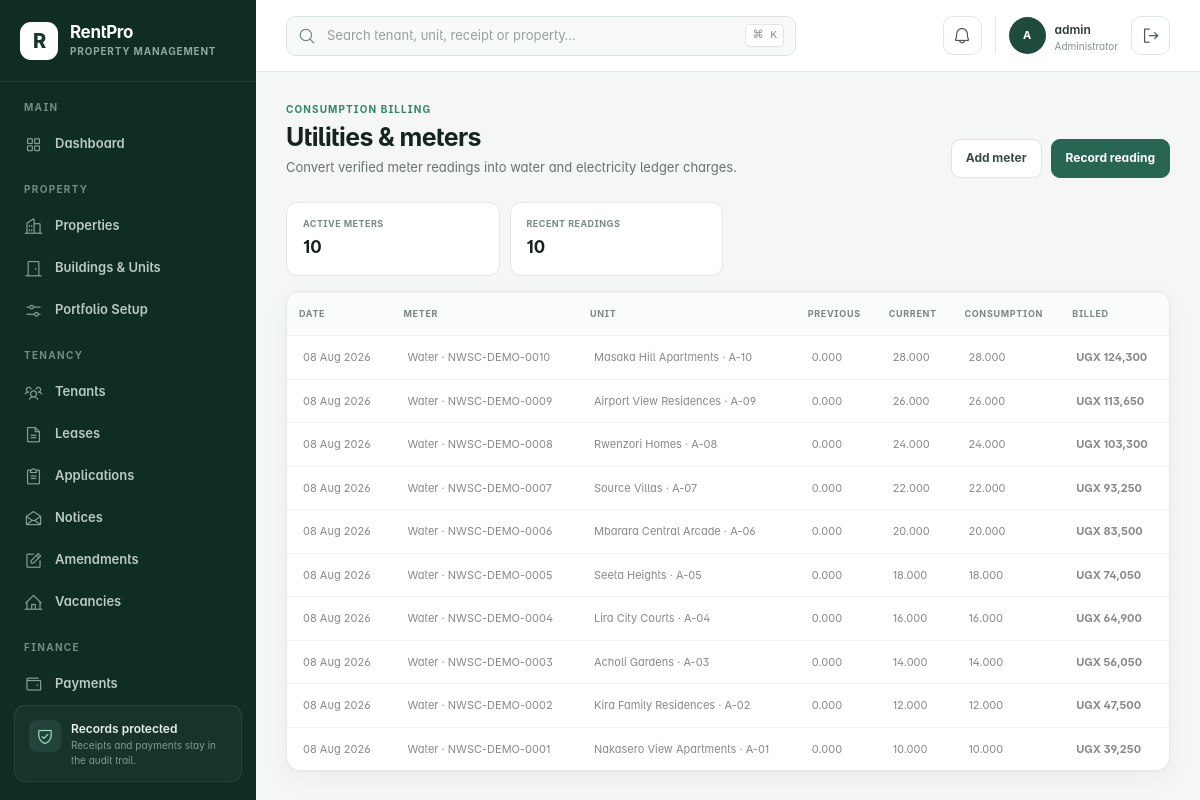
/utilities/ (signed in), run on the app's committed database.
### rentalapp/models.py (models this page shows, shortened)
class TimeStampedModel(models.Model):
    created_at = models.DateTimeField(default=timezone.now, editable=False)
    updated_at = models.DateTimeField(auto_now=True)
    class Meta:
        abstract = True

class UtilityReading(TimeStampedModel):
    meter = models.ForeignKey(UtilityMeter, on_delete=models.PROTECT, related_name="readings")
    reading_date = models.DateField(default=timezone.localdate)
    reading = models.DecimalField(max_digits=14, decimal_places=3)
    previous_reading = models.DecimalField(max_digits=14, decimal_places=3, default=0)
    consumption = models.DecimalField(max_digits=14, decimal_places=3, default=0)
    amount = models.DecimalField(max_digits=14, decimal_places=2, default=0)
    charge = models.OneToOneField(
        RentCharge,
        on_delete=models.PROTECT,
        related_name="utility_reading",
        null=True,
        blank=True,
    )
    recorded_by = models.ForeignKey(
        settings.AUTH_USER_MODEL,
        on_delete=models.PROTECT,
        related_name="recorded_utility_readings",
        null=True,
        blank=True,
    )
    notes = models.TextField(blank=True)
    class Meta:
        ordering = ("-reading_date", "-id")
        constraints = [
            models.UniqueConstraint(fields=("meter", "reading_date"), name="unique_meter_reading_date")
        ]

class UtilityMeter(TimeStampedModel):
    class UtilityType(models.TextChoices):
        WATER = "water", "Water"
        ELECTRICITY = "electricity", "Electricity"
        GAS = "gas", "Gas"
    unit = models.ForeignKey(Unit, on_delete=models.PROTECT, related_name="utility_meters")
    utility_type = models.CharField(max_length=20, choices=UtilityType.choices)
    meter_number = models.CharField(max_length=80)
    unit_rate = models.DecimalField(max_digits=14, decimal_places=4, default=0)
    standing_charge = models.DecimalField(max_digits=14, decimal_places=2, default=0)
    is_active = models.BooleanField(default=True)
    class Meta:
        ordering = ("unit", "utility_type")
        constraints = [
            models.UniqueConstraint(fields=("unit", "utility_type", "meter_number"), name="unique_unit_meter")
        ]
    def __str__(self):
        return f"{self.unit} · {self.get_utility_type_display()} {self.meter_number}"

class Unit(TimeStampedModel):
    class Status(models.TextChoices):
        AVAILABLE = "available", "Available"
        RESERVED = "reserved", "Reserved"
        APPLICATION_PENDING = "application_pending", "Application pending"
        OCCUPIED = "occupied", "Occupied"
        NOTICE_GIVEN = "notice_given", "Notice given"
        MAINTENANCE = "maintenance", "Under maintenance"
        BLOCKED = "blocked", "Blocked"
    TYPE_CHOICES = (
        ("studio", "Studio"),
        ("apartment", "Apartment"),
        ("house", "House"),
        ("shop", "Shop"),
        ("office", "Office"),
        ("other", "Other"),
    )
    property = models.ForeignKey(Property, on_delete=models.CASCADE, related_name="units")
    building = models.ForeignKey(
        Building,
        on_delete=models.SET_NULL,
        related_name="units",
        null=True,
        blank=True,
    )
    unit_number = models.CharField(max_length=20)
    floor = models.CharField(max_length=30, blank=True)
    unit_type = models.CharField(max_length=30, choices=TYPE_CHOICES, default="apartment")
    bedrooms = models.PositiveSmallIntegerField(default=1)
    bathrooms = models.PositiveSmallIntegerField(default=1)
    rent_amount = models.DecimalField(max_digits=14, decimal_places=2)
    service_charge = models.DecimalField(max_digits=14, decimal_places=2, default=0)
    status = models.CharField(max_length=30, choices=Status.choices, default=Status.AVAILABLE)
    notes = models.TextField(blank=True)
    class Meta:
        ordering = ("property__name", "unit_number")
        constraints = [
            models.UniqueConstraint(fields=("property", "unit_number"), name="unique_unit_per_property")
        ]
    def __str__(self):
        return f"{self.property} · {self.unit_number}"

class Property(TimeStampedModel):
    TYPE_CHOICES = (
        ("apartments", "Apartments"),
        ("commercial", "Commercial"),
        ("mixed_use", "Mixed use"),
        ("villas", "Villas"),
        ("other", "Other"),
    )
    STATUS_CHOICES = (("active", "Active"), ("inactive", "Inactive"))
    owner = models.ForeignKey(
        Landlord,
        on_delete=models.PROTECT,
        related_name="properties",
        null=True,
        blank=True,
    )
    name = models.CharField(max_length=100)
    code = models.CharField(max_length=20, unique=True, null=True, blank=True)
    address = models.TextField()
    district = models.CharField(max_length=80, blank=True)
    property_type = models.CharField(max_length=50, choices=TYPE_CHOICES, default="apartments")
    description = models.TextField(blank=True)
    total_units = models.PositiveIntegerField(default=0, help_text="Planned or declared unit count")
    status = models.CharField(max_length=20, choices=STATUS_CHOICES, default="active")
    class Meta:
        ordering = ("name",)
        verbose_name_plural = "properties"
    def __str__(self):
        return self.name

### rentalapp/views.py (the view, shortened to what this page needs)
# urls.py: path("utilities/", views.utility_list, name="utility_list"),
@login_and_roles_required(*OPERATIONS_ROLES)
def utility_list(request):
    meter_form = UtilityMeterForm(prefix="meter")
    reading_form = UtilityReadingForm(prefix="reading")
    return render(
        request,
        "operations/utilities.html",
        {
            "meters": UtilityMeter.objects.select_related("unit__property"),
            "readings": UtilityReading.objects.select_related("meter__unit__property", "charge")[:100],
            "meter_form": meter_form,
            "reading_form": reading_form,
        },
    )

### rentalapp/forms.py
class UtilityMeterForm(StyledModelForm):
    class Meta:
        model = UtilityMeter
        fields = ("unit", "utility_type", "meter_number", "unit_rate", "standing_charge", "is_active")

class UtilityReadingForm(StyledModelForm):
    class Meta:
        model = UtilityReading
        fields = ("meter", "reading_date", "reading", "notes")
        widgets = {"reading_date": forms.DateInput(attrs={"type": "date"})}
    def __init__(self, *args, **kwargs):
        super().__init__(*args, **kwargs)
        self.fields["meter"].queryset = UtilityMeter.objects.filter(is_active=True).select_related("unit__property")

### rentalapp/context_processors.py (called while the page is built)
def workspace_context(request):
    notifications = Notification.objects.filter(is_read=False)
    if request.user.is_authenticated:
        notifications = notifications.filter(Q(user=request.user) | Q(user__isnull=True))
    else:
        notifications = notifications.filter(user__isnull=True)
    role = get_user_role(request.user)
    if role == "tenant":
        home_url = reverse("tenant_portal")
    elif role == "landlord":
        home_url = reverse("landlord_portal")
    elif role in STAFF_ROLES:
        home_url = reverse("dashboard")
    else:
        home_url = reverse("home")
    return {
        "workspace_notifications": notifications[:5],
        "workspace_notification_count": notifications.count(),
        "workspace_role": role,
        "workspace_home_url": home_url,
    }

### rentalapp/permissions.py (called while the page is built)
def get_user_role(user):
    if not getattr(user, "is_authenticated", False):
        return None
    if user.is_superuser:
        return UserProfile.Role.ADMINISTRATOR
    profile = getattr(user, "rental_profile", None)
    if not profile or not profile.is_active:
        return UserProfile.Role.VIEWER
    return profile.role

def user_has_role(user, roles):
    return get_user_role(user) in roles

def login_and_roles_required(*roles, write_only=False):
    def decorator(view):
        @wraps(view)
        def wrapped(request, *args, **kwargs):
            if not request.user.is_authenticated:
                return redirect_to_login(request.get_full_path())
            should_check = not write_only or request.method not in ("GET", "HEAD", "OPTIONS")
            if roles and should_check and not user_has_role(request.user, roles):
                raise PermissionDenied("Your role does not allow this action.")
            return view(request, *args, **kwargs)
        return wrapped
    return decorator

### rentalapp/templates/operations/utilities.html (shortened to what this page needs)
{% extends 'base.html' %}{% load rental_tags %}
{% block content %}<header class="page-header"><div><span class="eyebrow">Consumption billing</span><h1>Utilities &amp; meters</h1><p>Convert verified meter readings into water and electricity ledger charges.</p></div><div class="page-actions"><button class="btn btn-light" data-bs-toggle="modal" data-bs-target="#newMeter">Add meter</button><button class="btn btn-primary" data-bs-toggle="modal" data-bs-target="#newReading">Record reading</button></div></header><div class="summary-strip"><div class="summary-item"><span>Active meters</span><strong>{{ meters.count }}</strong></div><div class="summary-item"><span>Recent readings</span><strong>{{ readings|length }}</strong></div></div><section class="data-card"><table class="table"><thead><tr><th>Date</th><th>Meter</th><th>Unit</th><th>Previous</th><th>Current</th><th>Consumption</th><th>Billed</th></tr></thead><tbody>{% for item in readings %}<tr><td>{{ item.reading_date|date:'d M Y' }}</td><td>{{ item.meter.get_utility_type_display }} · {{ item.meter.meter_number }}</td><td>{{ item.meter.unit }}</td><td>{{ item.previous_reading }}</td><td>{{ item.reading }}</td><td>{{ item.consumption }}</td><td class="money">{{ item.amount|ugx }}</td></tr>{% empty %}<tr><td colspan="7"><div class="empty-state">No readings recorded.</div></td></tr>{% endfor %}</tbody></table></section>{% endblock %}

### rentalapp/templates/base.html (shortened to what this page needs)
{% load static rental_tags %}
<!doctype html>
<html lang="en">
<head>
  <link rel="stylesheet" href="{% static 'assets/css/plugins/phosphor-icons.css' %}">
  <link rel="stylesheet" href="{% static 'assets/css/style.css' %}">
  <link rel="stylesheet" href="{% static 'assets/css/rentpro.css' %}">
</head>
<body>
  <div class="app-shell">
    <aside class="app-sidebar offcanvas-lg offcanvas-start" tabindex="-1" id="mainSidebar" aria-label="Primary navigation">
      <div class="sidebar-brand">
        <a href="{{ workspace_home_url }}" class="brand-mark" aria-label="RentPro home">R</a>
        <div><a href="{{ workspace_home_url }}" class="brand-name">RentPro</a><span>Property Management</span></div>
      </div>
      <nav class="sidebar-nav">
        {% if workspace_role == 'tenant' %}
        <div class="nav-group">
          <span class="nav-caption">Tenant portal</span>
          <a href="{% url 'tenant_portal' %}" class="nav-link active"><i class="ph ph-house-user"></i><span>My tenancy</span></a>
        </div>
        {% elif workspace_role == 'landlord' %}
        <div class="nav-group">
          <span class="nav-caption">Landlord portal</span>
          <a href="{% url 'landlord_portal' %}" class="nav-link active"><i class="ph ph-buildings"></i><span>My portfolio</span></a>
        </div>
        {% else %}
        <div class="nav-group">
          <span class="nav-caption">Main</span>
          <a href="{% url 'dashboard' %}" class="nav-link {% if request.resolver_match.url_name == 'dashboard' %}active{% endif %}"><i class="ph ph-squares-four"></i><span>Dashboard</span></a>
        </div>
        <div class="nav-group">
          <span class="nav-caption">Property</span>
          <a href="{% url 'property_list' %}" class="nav-link {% if 'property' in request.resolver_match.url_name %}active{% endif %}"><i class="ph ph-buildings"></i><span>Properties</span></a>
          <a href="{% url 'unit_list' %}" class="nav-link {% if 'unit' in request.resolver_match.url_name %}active{% endif %}"><i class="ph ph-door"></i><span>Buildings &amp; Units</span></a>
          <a href="{% url 'portfolio_setup' %}" class="nav-link {% if request.resolver_match.url_name == 'portfolio_setup' %}active{% endif %}"><i class="ph ph-sliders-horizontal"></i><span>Portfolio Setup</span></a>
        </div>
        <div class="nav-group">
          <span class="nav-caption">Tenancy</span>
          <a href="{% url 'tenant_list' %}" class="nav-link {% if 'tenant' in request.resolver_match.url_name %}active{% endif %}"><i class="ph ph-users-three"></i><span>Tenants</span></a>
          <a href="{% url 'lease_list' %}" class="nav-link {% if 'lease' in request.resolver_match.url_name %}active{% endif %}"><i class="ph ph-file-text"></i><span>Leases</span></a>
          <a href="{% url 'application_list' %}" class="nav-link {% if 'application' in request.resolver_match.url_name %}active{% endif %}"><i class="ph ph-clipboard-text"></i><span>Applications</span></a>
          <a href="{% url 'notice_list' %}" class="nav-link {% if request.resolver_match.url_name == 'notice_list' %}active{% endif %}"><i class="ph ph-envelope-open"></i><span>Notices</span></a>
          <a href="{% url 'amendment_list' %}" class="nav-link {% if 'amendment' in request.resolver_match.url_name %}active{% endif %}"><i class="ph ph-note-pencil"></i><span>Amendments</span></a>
          <a href="{% url 'unit_list' %}?status=available" class="nav-link"><i class="ph ph-house-line"></i><span>Vacancies</span></a>
        </div>
        <div class="nav-group">
          <span class="nav-caption">Finance</span>
          <a href="{% url 'payment_list' %}" class="nav-link "><i class="ph ph-wallet"></i><span>Payments</span></a>
        </div>
        {% endif %}
      </nav>
      <div class="sidebar-help">
        <div class="help-icon"><i class="ph ph-shield-check"></i></div>
        <strong>Records protected</strong>
        <span>Receipts and payments stay in the audit trail.</span>
      </div>
    </aside>
    <div class="app-main">
      <header class="app-topbar">
        {% if workspace_role != 'tenant' and workspace_role != 'landlord' %}<form class="global-search" action="{% url 'global_search' %}" method="get" role="search">
          <i class="ph ph-magnifying-glass"></i>
          <input type="search" name="q" value="{{ request.GET.q|default:'' }}" placeholder="Search tenant, unit, receipt or property…" aria-label="Global search">
          <kbd>⌘ K</kbd>
        </form>{% endif %}
        <div class="topbar-actions">
          <div class="dropdown">
            <button class="icon-button notification-button" type="button" data-bs-toggle="dropdown" aria-expanded="false" aria-label="Notifications">
              <i class="ph ph-bell"></i>{% if workspace_notification_count %}<span>{{ workspace_notification_count }}</span>{% endif %}
            </button>
          </div>
          <div class="user-chip">
            <span class="avatar">{% if request.user.is_authenticated %}{{ request.user.get_full_name|default:request.user.username|initials }}{% else %}PM{% endif %}</span>
            <span class="d-none d-md-flex"><strong>{% if request.user.is_authenticated %}{{ request.user.get_full_name|default:request.user.username }}{% else %}Property Manager{% endif %}</strong><small>{{ workspace_role|default:'Operations'|title }}</small></span>
          </div>
          {% if request.user.is_authenticated %}<form method="post" action="{% url 'logout' %}">{% csrf_token %}<button class="icon-button" type="submit" title="Sign out"><i class="ph ph-sign-out"></i><span class="visually-hidden">Sign out</span></button></form>{% endif %}
        </div>
      </header>
      <main class="app-content">
        {% block content %}{% endblock %}
      </main>
    </div>
  </div>
</body>
</html>

### data on the page
UtilityReading: reading_date "08 Aug 2026", meter.utility_type "Water", meter.meter_number "NWSC-DEMO-0010", meter.unit "Masaka Hill Apartments · A-10", previous_reading "0.000", reading "28.000", consumption "28.000", amount|ugx "UGX 124,300"
UtilityReading: reading_date "08 Aug 2026", meter.utility_type "Water", meter.meter_number "NWSC-DEMO-0009", meter.unit "Airport View Residences · A-09", previous_reading "0.000", reading "26.000", consumption "26.000", amount|ugx "UGX 113,650"
UtilityReading: reading_date "08 Aug 2026", meter.utility_type "Water", meter.meter_number "NWSC-DEMO-0008", meter.unit "Rwenzori Homes · A-08", previous_reading "0.000", reading "24.000", consumption "24.000", amount|ugx "UGX 103,300"
UtilityReading: reading_date "08 Aug 2026", meter.utility_type "Water", meter.meter_number "NWSC-DEMO-0007", meter.unit "Source Villas · A-07", previous_reading "0.000", reading "22.000", consumption "22.000", amount|ugx "UGX 93,250"
UtilityReading: reading_date "08 Aug 2026", meter.utility_type "Water", meter.meter_number "NWSC-DEMO-0006", meter.unit "Mbarara Central Arcade · A-06", previous_reading "0.000", reading "20.000", consumption "20.000", amount|ugx "UGX 83,500"
UtilityReading: reading_date "08 Aug 2026", meter.utility_type "Water", meter.meter_number "NWSC-DEMO-0005", meter.unit "Seeta Heights · A-05", previous_reading "0.000", reading "18.000", consumption "18.000", amount|ugx "UGX 74,050"
UtilityReading: reading_date "08 Aug 2026", meter.utility_type "Water", meter.meter_number "NWSC-DEMO-0004", meter.unit "Lira City Courts · A-04", previous_reading "0.000", reading "16.000", consumption "16.000", amount|ugx "UGX 64,900"
UtilityReading: reading_date "08 Aug 2026", meter.utility_type "Water", meter.meter_number "NWSC-DEMO-0003", meter.unit "Acholi Gardens · A-03", previous_reading "0.000", reading "14.000", consumption "14.000", amount|ugx "UGX 56,050"
UtilityReading: reading_date "08 Aug 2026", meter.utility_type "Water", meter.meter_number "NWSC-DEMO-0002", meter.unit "Kira Family Residences · A-02", previous_reading "0.000", reading "12.000", consumption "12.000", amount|ugx "UGX 47,500"
UtilityReading: reading_date "08 Aug 2026", meter.utility_type "Water", meter.meter_number "NWSC-DEMO-0001", meter.unit "Nakasero View Apartments · A-01", previous_reading "0.000", reading "10.000", consumption "10.000", amount|ugx "UGX 39,250"

### other printed values
{{ request.user.get_full_name|default:request.user.username|initials }} "A"
{{ request.user.get_full_name|default:request.user.username }} "admin"
{{ workspace_role|default:'Operations'|title }} "Administrator"
{{ meters.count }} "10"
{{ readings|length }} "10"
